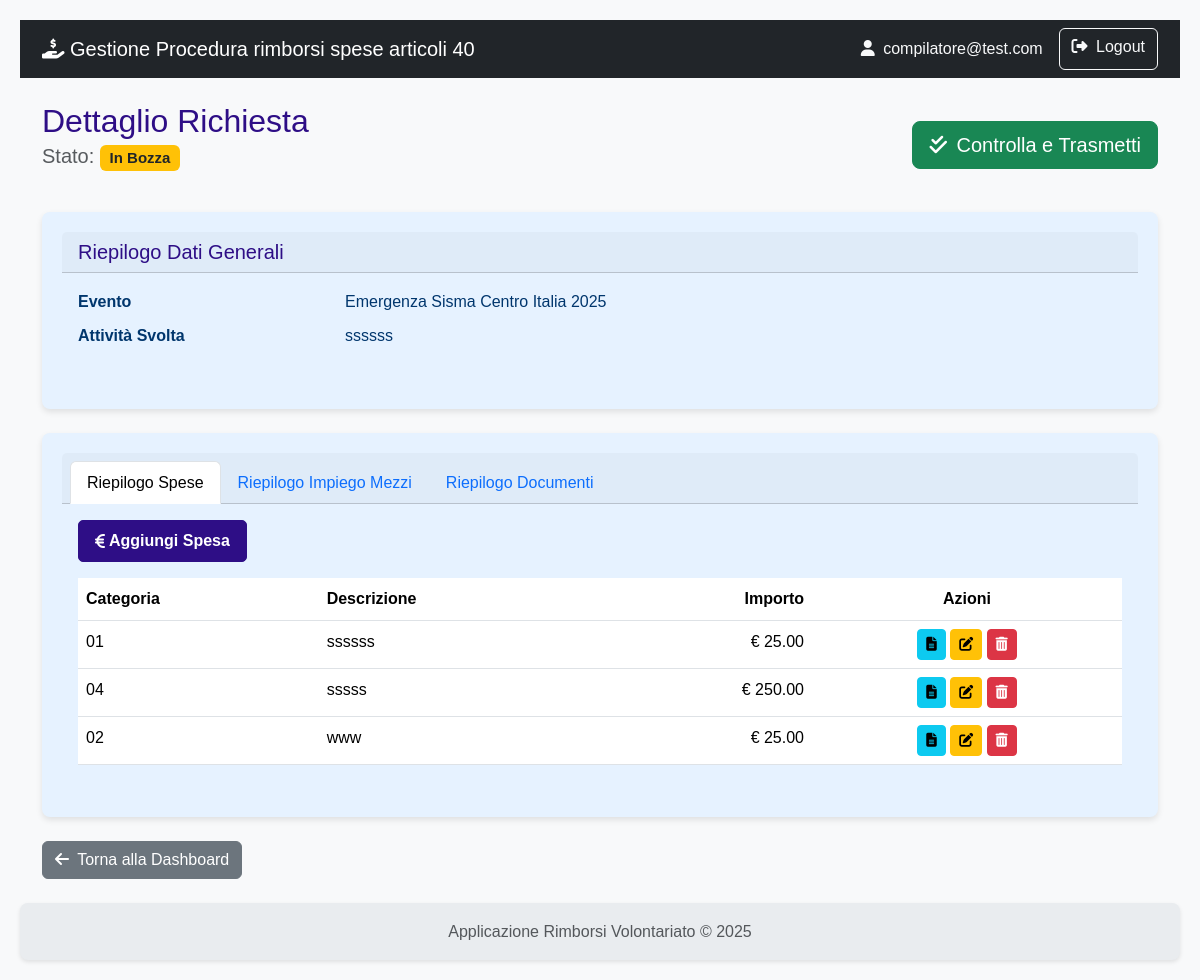
The page /richiesta/dettaglio/4 (signed in) on the database as committed earlier.
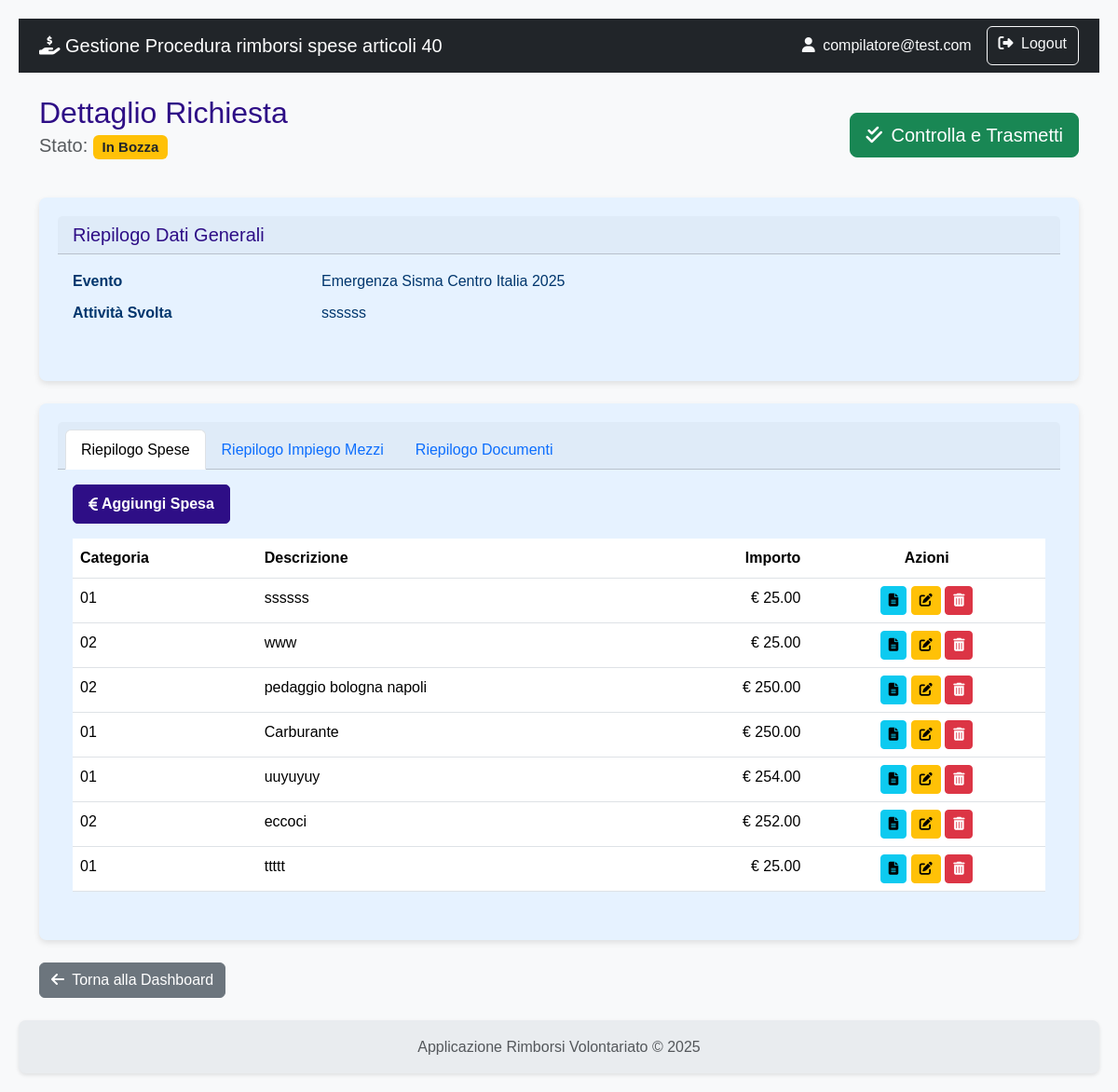
The same page on the database as committed later.
### rimborsi/models.py (models this page shows)
class User(db.Model, UserMixin):
    id = db.Column(db.Integer, primary_key=True)
    username = db.Column(db.String(80), nullable=False)
    email = db.Column(db.String(120), nullable=False)
    password_hash = db.Column(db.String(120), nullable=False)
    role = db.Column(db.String(20), nullable=False)
    organizzazioni = db.relationship('Organizzazione', secondary=associazione_utente_organizzazione, back_populates='utenti_compilatori')
    __table_args__ = (
        db.UniqueConstraint('username', name='uq_user_username'),
        db.UniqueConstraint('email', name='uq_user_email'),
    )

class Evento(db.Model):
    id = db.Column(db.Integer, primary_key=True)
    protocollo_attivazione = db.Column(db.String(50), unique=True)
    nome = db.Column(db.String(100), nullable=False)
    descrizione = db.Column(db.Text)
    tipologia = db.Column(db.String(1), nullable=False)
    data_inizio = db.Column(db.Date)
    data_fine = db.Column(db.Date)
    richieste = db.relationship('Richiesta', backref='evento', lazy=True)
    __table_args__ = (db.UniqueConstraint('protocollo_attivazione', name='uq_evento_protocollo_attivazione'),)

class Richiesta(db.Model):
    id = db.Column(db.Integer, primary_key=True)
    stato = db.Column(db.String(1), default='A', nullable=False)
    esito = db.Column(db.String(1))
    attivita_svolta = db.Column(db.Text)
    data_inizio_attivita = db.Column(db.Date)
    data_fine_attivita = db.Column(db.Date)
    numero_volontari_coinvolti = db.Column(db.Integer)
    data_creazione = db.Column(db.DateTime, default=datetime.utcnow)
    data_invio = db.Column(db.DateTime)
    protocollo_invio = db.Column(db.String(50), nullable=True)
    note_istruttoria = db.Column(db.Text, nullable=True)
    data_fine_istruttoria = db.Column(db.DateTime)
    protocollo_istruttoria = db.Column(db.String(50), nullable=True)
    evento_id = db.Column(db.Integer, db.ForeignKey('evento.id'), nullable=False)
    organizzazione_id = db.Column(db.Integer, db.ForeignKey('organizzazione.id'), nullable=False)
    impieghi = db.relationship('ImpiegoMezzoAttrezzatura', backref='richiesta', lazy=True, cascade="all, delete-orphan")
    spese = db.relationship('Spesa', backref='richiesta', lazy=True, cascade="all, delete-orphan")
    __table_args__ = (
        db.UniqueConstraint('protocollo_invio', name='uq_richiesta_protocollo_invio'),
        db.UniqueConstraint('protocollo_istruttoria', name='uq_richiesta_protocollo_istruttoria'),
    )

class Spesa(db.Model):
    id = db.Column(db.Integer, primary_key=True)
    data_spesa = db.Column(db.Date, nullable=False)
    categoria = db.Column(db.String(1), nullable=False)
    descrizione_spesa = db.Column(db.String(250))
    importo_richiesto = db.Column(db.Float, nullable=False)
    importo_approvato = db.Column(db.Float)
    note_istruttoria = db.Column(db.Text)
    richiesta_id = db.Column(db.Integer, db.ForeignKey('richiesta.id'), nullable=False)
    documenti = db.relationship('DocumentoSpesa', backref='spesa', lazy=True, cascade="all, delete-orphan")
    impiego_id = db.Column(db.Integer, db.ForeignKey('impiego_mezzo_attrezzatura.id'), nullable=True)

### rimborsi/richiesta/routes.py (the view)
@richiesta_bp.route('/dettaglio/<int:richiesta_id>')
@login_required
def dettaglio_richiesta(richiesta_id):
    richiesta = Richiesta.query.get_or_404(richiesta_id)
    return render_template('richiesta/dettaglio_richiesta.html', richiesta=richiesta)

### rimborsi/models.py (called while the page is built)
    def get_tipo_documento_display(self):
        tipo = {
            'A': 'Scontrino',
            'B': 'Fattura',
            'C': 'Autorizzazione',
            'D': 'Attestazione Danno'
        }
        return tipo.get(self.tipo_documento, self.tipo_documento)

    @property
    def km_totali(self):
        if self.km_partenza is not None and self.km_arrivo is not None:
            return self.km_arrivo - self.km_partenza
        return 0

### rimborsi/templates/richiesta/dettaglio_richiesta.html (shortened to what this page needs)
{% extends 'base.html' %}
{% block content %}
    <div class="d-flex justify-content-between align-items-center mb-4">
        <div>
            <h2 class="mb-0">Dettaglio Richiesta</h2>
            <p class="lead text-muted">
                Stato:
                {% if richiesta.stato == 'A' %}
                    <span class="badge bg-warning text-dark">In Bozza</span>
                {% elif richiesta.stato == 'B' %}
                    <span class="badge bg-info">In Istruttoria</span>
                {% elif richiesta.stato == 'C' %}
                    <span class="badge bg-success">Istruita</span>
                {% endif %}
            </p>
        </div>
        <div>
             {% if richiesta.stato == 'A' %}
            <a href="{{ url_for('richiesta.controlla_richiesta', richiesta_id=richiesta.id) }}" class="btn btn-success btn-lg" title="Vai alla pagina di controllo finale">
            <i class="fas fa-check-double me-1"></i> Controlla e Trasmetti
            </a>
            {% endif %}
        </div>
    </div>
    <div class="card shadow-sm mb-4">
        <div class="card-header"><h5 class="mb-0">Riepilogo Dati Generali</h5></div>
        <div class="card-body">
            <dl class="row">
                <dt class="col-sm-3">Evento</dt>
                <dd class="col-sm-9">{{ richiesta.evento.nome }}</dd>
                <dt class="col-sm-3">Attività Svolta</dt>
                <dd class="col-sm-9">{{ richiesta.attivita_svolta }}</dd>
            </dl>
        </div>
    </div>
    <div class="card shadow-sm">
        <div class="card-header">
            <ul class="nav nav-tabs card-header-tabs">
                <li class="nav-item">
                    <a class="nav-link active" data-bs-toggle="tab" href="#tab-spese">Riepilogo Spese</a>
                </li>
                <li class="nav-item">
                    <a class="nav-link" data-bs-toggle="tab" href="#tab-impieghi">Riepilogo Impiego Mezzi</a>
                </li>
                <li class="nav-item">
                    <a class="nav-link" data-bs-toggle="tab" href="#tab-documenti">Riepilogo Documenti</a>
                </li>
            </ul>
        </div>
        <div class="card-body">
            <div class="tab-content">
                <div class="tab-pane fade show active" id="tab-spese">
                     {% if richiesta.stato == 'A' %}
                    <a href="{{ url_for('richiesta.crea_spesa', richiesta_id=richiesta.id) }}" class="btn btn-primary mb-3">
                        <i class="fas fa-euro-sign me-1"></i> Aggiungi Spesa
                    </a>
                    {% endif %}
                    <table class="table table-hover">
                        <thead>
                            <tr>
                                <th>Categoria</th>
                                <th>Descrizione</th>
                                <th class="text-end">Importo</th>
                                <th class="text-center">Azioni</th>
                            </tr>
                        </thead>
                        <tbody>
                            {% for spesa in richiesta.spese %}
                            <tr>
                                <td>{{ spesa.categoria }}</td>
                                <td>{{ spesa.descrizione_spesa }}</td>
                                <td class="text-end">&euro; {{ "%.2f"|format(spesa.importo_richiesto) }}</td>
                                <td class="text-center">
                                     <a href="{{ url_for('richiesta.lista_documenti', spesa_id=spesa.id) }}" class="btn btn-info btn-sm" title="Gestisci documenti">
                                         <i class="fas fa-file-alt"></i>
                                      </a>
                                       <a href="{{ url_for('richiesta.modifica_spesa', richiesta_id=richiesta.id, spesa_id=spesa.id) }}" class="btn btn-warning btn-sm" title="Modifica spesa">
                                            <i class="fas fa-edit"></i>
                                       </a>
                                        <form action="{{ url_for('richiesta.cancella_spesa', richiesta_id=richiesta.id, spesa_id=spesa.id) }}" method="POST" style="display:inline;">
                                            <button type="submit" class="btn btn-danger btn-sm" title="Cancella spesa" onclick="return confirm('Sei sicuro di voler cancellare questa spesa?');">
                                                <i class="fas fa-trash-alt"></i>
                                            </button>
                                        </form>
                                </td>
                            </tr>
                            {% else %}
                            <tr><td colspan="4" class="text-center text-muted">Nessuna spesa inserita.</td></tr>
                            {% endfor %}
                        </tbody>
                    </table>
                </div>
            </div>
        </div>
    </div>
    <div class="mt-4">
        <a href="{{ url_for('main.dashboard') }}" class="btn btn-secondary">
            <i class="fas fa-arrow-left me-1"></i> Torna alla Dashboard
        </a>
    </div>
{% endblock %}

### rimborsi/templates/base.html (shortened to what this page needs)
<!doctype html>
<html lang="it" class="h-100">
<head>
    <link href="https://cdn.jsdelivr.net/npm/bootstrap@5.3.3/dist/css/bootstrap.min.css" rel="stylesheet" xintegrity="sha384-QWTKZyjpPEjISv5WaRU9OFeRpok6YctnYmDr5pNlyT2bRjXh0JMhjY6hW+ALEwIH">
    <link rel="stylesheet" href="https://cdnjs.cloudflare.com/ajax/libs/font-awesome/6.5.2/css/all.min.css" xintegrity="sha512-SnH5WK+bZxgPHs44uWIX+LLJAJ9/2PkPKZ5QiAj6Ta86w+fsb2TkcmfRyVX3pBnMFcV7oQPJkl9QevSCWr3W6A==" />
    <link rel="stylesheet" href="{{ url_for('static', filename='css/styles.css') }}">
</head>
<body>
    <nav class="navbar navbar-expand-lg navbar-dark bg-dark">
        <div class="container">
            <a class="navbar-brand" href="{{ url_for('auth.index') }}">
                <i class="fas fa-hand-holding-dollar"></i>
                Gestione Procedura rimborsi spese articoli 40
            </a>
            <div class="collapse navbar-collapse" id="navbarNav">
                <div class="d-flex ms-auto">
                    {% if current_user.is_authenticated %}
                        <span class="navbar-text me-3 text-light">
                            <i class="fas fa-user me-1"></i> {{ current_user.email }}
                        </span>
                        <a href="{{ url_for('auth.logout') }}" class="btn btn-outline-light">
                            <i class="fas fa-sign-out-alt me-1"></i> Logout
                        </a>
                    {% else %}
                        <a href="{{ url_for('auth.registrati') }}" class="btn btn-outline-light me-2">Registrati</a>
                        <a href="{{ url_for('auth.login') }}" class="btn btn-outline-light">Login</a>
                    {% endif %}
                </div>
            </div>
        </div>
    </nav>
    <main class="container my-4">
        {% block content %}{% endblock %}
    </main>
    <footer class="footer mt-auto py-3">
        <div class="container text-center">
            <span class="text-muted">Applicazione Rimborsi Volontariato &copy; 2025</span>
        </div>
    </footer>
</body>
</html>

### rimborsi/static/css/styles.css (style rules this page uses)
:root { --color-primary: #2e0e86; --color-primary-hover: #142fca; --color-text-light: #ffffff; --color-card-bg: #e6f2ff; --color-card-text: #00366d; --color-bg: #f4f4f4; --color-text-dark: #333; --color-link: #0055a4; --border-radius: 8px; --box-shadow: 0 2px 4px rgba(0, 0, 0, 0.1); --box-shadow-card: 0 3px 6px rgba(0, 0, 0, 0.1); --transition-standard: all 0.3s ease; }
body { font-family: Arial, sans-serif; background-color: var(--color-bg); color: var(--color-text-dark); margin: 0; padding: 20px; line-height: 1.6; }
h1, h2, h3, h4, h5, h6 { color: var(--color-primary); margin-top: 0; }
a { color: var(--color-link); text-decoration: none; }
.btn-primary { background-color: var(--color-primary) !important; border-color: var(--color-primary) !important; color: var(--color-text-light) !important; font-weight: bold !important; text-decoration: none !important; display: inline-flex !important; align-items: center !important; justify-content: center !important; padding: 0.5rem 1rem !important; border-radius: 5px !important; transition: var(--transition-standard) !important; cursor: pointer; }
.btn-primary i { margin-right: 0.25rem !important; }
.card { flex: 1; background-color: var(--color-card-bg); color: var(--color-card-text); border-radius: var(--border-radius); padding: 20px; box-shadow: var(--box-shadow-card); transition: transform 0.2s ease-in-out; border: none; }
.card-body i { transition: var(--transition-standard); }
.shadow-sm { box-shadow: var(--box-shadow-card) !important; }
.text-center { text-align: center; }
.footer { display: flex; justify-content: left; gap: 20px; background-color: var(--color-primary); padding: 15px 20px; border-radius: var(--border-radius); margin-top: 20px; box-shadow: var(--box-shadow); }

### rimborsi/templates/base.html (style rules this page uses)
body { display: flex; flex-direction: column; min-height: 100vh; background-color: #f8f9fa; }
main { flex: 1; }
.footer { background-color: #e9ecef; }

Rows that differ between the two databases and show on the page:
removed Spesa: categoria "04", descrizione_spesa "sssss", importo_richiesto "250.00"
added Spesa: categoria "02", descrizione_spesa "pedaggio bologna napoli", importo_richiesto "250.00"
added Spesa: categoria "01", descrizione_spesa "Carburante", importo_richiesto "250.00"
added Spesa: categoria "01", descrizione_spesa "uuyuyuy", importo_richiesto "254.00"
added Spesa: categoria "02", descrizione_spesa "eccoci", importo_richiesto "252.00"
added Spesa: categoria "01", descrizione_spesa "ttttt", importo_richiesto "25.00"
